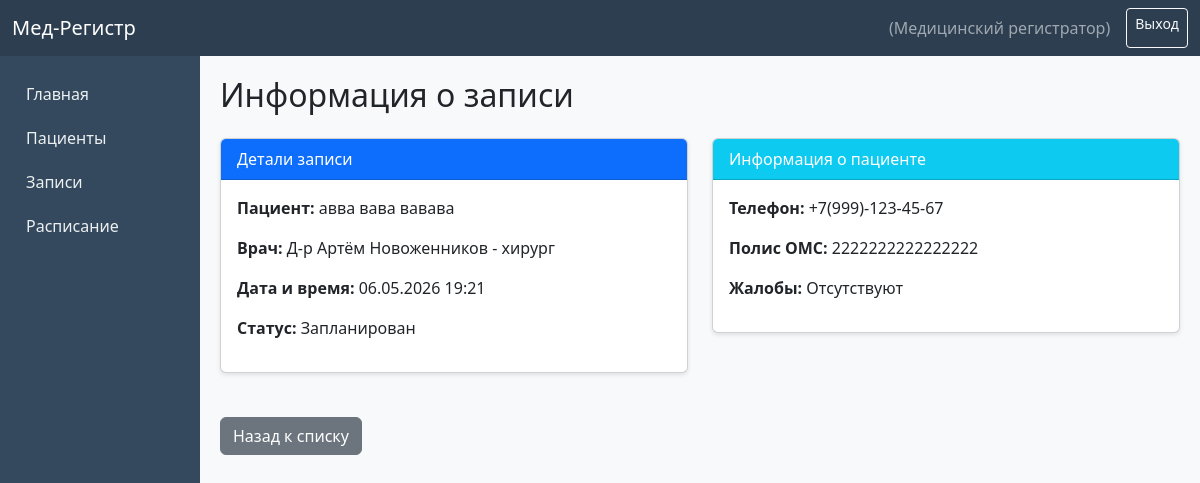
/appointments/1/ (signed in), run on the app's committed database.
### accounts/models.py (models this page shows, shortened)
class User(AbstractUser):
    ROLE_CHOICES = (
        ('registrator', 'Медицинский регистратор'),
        ('doctor', 'Врач'),
        ('admin', 'Администратор'),
    )
    role = models.CharField(
        max_length=20,
        choices=ROLE_CHOICES,
        default='registrator',
        verbose_name='Роль'
    )
    phone = models.CharField(
        max_length=20,
        blank=True,
        null=True,
        verbose_name='Телефон'
    )
    class Meta:
        verbose_name = 'Пользователь'
        verbose_name_plural = 'Пользователи'

### registry/models.py (models this page shows, shortened)
class Appointment(models.Model):
    STATUS_CHOICES = (
        ('scheduled', 'Запланирован'),
        ('completed', 'Завершен'),
        ('cancelled', 'Отменён'),
        ('no_show', 'Не явился'),
    )
    patient = models.ForeignKey(
        Patient,
        on_delete=models.CASCADE,
        related_name='appointments',
        verbose_name='Пациент'
    )
    doctor = models.ForeignKey(
        Doctor,
        on_delete=models.CASCADE,
        related_name='appointments',
        verbose_name='Врач'
    )
    schedule = models.ForeignKey(
        Schedule,
        on_delete=models.CASCADE,
        related_name='appointments',
        verbose_name='Расписание'
    )
    appointment_date = models.DateField(
        verbose_name='Дата приема'
    )
    appointment_time = models.TimeField(
        verbose_name='Время приема'
    )
    status = models.CharField(
        max_length=20,
        choices=STATUS_CHOICES,
        default='scheduled',
        verbose_name='Статус'
    )
    complaint = models.TextField(
        blank=True,
        verbose_name='Жалобы'
    )
    diagnosis = models.TextField(
        blank=True,
        verbose_name='Диагноз'
    )
    notes = models.TextField(
        blank=True,
        verbose_name='Заметки врача'
    )
    created_at = models.DateTimeField(
        auto_now_add=True,
        verbose_name='Дата создания записи'
    )
    updated_at = models.DateTimeField(
        auto_now=True,
        verbose_name='Дата обновления'
    )
    class Meta:
        verbose_name = 'Запись на приём'
        verbose_name_plural = 'Записи на приём'
        ordering = ['-appointment_date', '-appointment_time']

class Patient(models.Model):
    GENDER_CHOICES = (
        ('M', 'Мужской'),
        ('F', 'Женский'),
    )
    cyrillic_validator = RegexValidator(
        regex=r'^[а-яА-ЯёЁ\s]+$',
        message='ФИО должно содержать только символы кириллицы и пробелы'
    )
    phone_validator = RegexValidator(
        regex=r'^\+7\(\d{3}\)-\d{3}-\d{2}-\d{2}$',
        message='Телефон должен быть в формате +7(XXX)-XXX-XX-XX'
    )
    oms_validator = RegexValidator(
        regex=r'^\d{16}$',
        message='Полис ОМС должен содержать 16 цифр'
    )
    snils_validator = RegexValidator(
        regex=r'^\d{3}-\d{3}-\d{3} \d{2}$',
        message='СНИЛС должен быть в формате XXX-XXX-XXX XX'
    )
    last_name = models.CharField(
        max_length=100,
        validators=[cyrillic_validator],
        verbose_name='Фамилия'
    )
    first_name = models.CharField(
        max_length=100,
        validators=[cyrillic_validator],
        verbose_name='Имя'
    )
    middle_name = models.CharField(
        max_length=100,
        blank=True,
        validators=[cyrillic_validator],
        verbose_name='Отчество'
    )
    date_of_birth = models.DateField(
        verbose_name='Дата рождения'
    )
    gender = models.CharField(
        max_length=1,
        choices=GENDER_CHOICES,
        verbose_name='Пол'
    )
    address = models.TextField(
        verbose_name='Адрес'
    )
    phone = models.CharField(
        max_length=20,
        validators=[phone_validator],
        unique=True,
        verbose_name='Телефон'
    )
    oms_number = models.CharField(
        max_length=16,
        validators=[oms_validator],
        unique=True,
        verbose_name='Полис ОМС'
    )
    snils = models.CharField(
        max_length=15,
        validators=[snils_validator],
        unique=True,
        verbose_name='СНИЛС'
    )
    created_at = models.DateTimeField(
        auto_now_add=True,
        verbose_name='Дата регистрации'
    )
    updated_at = models.DateTimeField(
        auto_now=True,
        verbose_name='Дата обновления'
    )
    class Meta:
        verbose_name = 'Пациент'
        verbose_name_plural = 'Пациенты'
        ordering = ['last_name', 'first_name']
    @property
    def full_name(self):
        return f"{self.last_name} {self.first_name} {self.middle_name}"

class Doctor(models.Model):
    user = models.OneToOneField(
        'accounts.User',
        on_delete=models.CASCADE,
        related_name='doctor_profile',
        verbose_name='Пользователь'
    )
    specialty = models.CharField(
        max_length=100,
        verbose_name='Специальность'
    )
    cabinet = models.CharField(
        max_length=20,
        blank=True,
        verbose_name='Кабинет'
    )
    work_schedule = models.TextField(
        blank=True,
        verbose_name='График работы'
    )
    class Meta:
        verbose_name = 'Врач'
        verbose_name_plural = 'Врачи'
    def __str__(self):
        return f"Д-р {self.user.get_full_name()} - {self.specialty}"

### registry/views.py (the view)
# urls.py: path('appointments/<int:pk>/', views.appointment_detail, name='appointment_detail'),
@login_required
def appointment_detail(request, pk):
    appointment = get_object_or_404(Appointment, pk=pk)
    context = {'appointment': appointment}
    return render(request, 'registry/appointment_detail.html', context)

### registry/templates/registry/appointment_detail.html (shortened to what this page needs)
{% extends 'base.html' %}
{% block content %}
<h2 class="mb-4"> Информация о записи</h2>
<div class="row">
    <div class="col-md-6">
        <div class="card">
            <div class="card-header bg-primary text-white">Детали записи</div>
            <div class="card-body">
                <p><strong>Пациент:</strong> {{ appointment.patient.full_name }}</p>
                <p><strong>Врач:</strong> {{ appointment.doctor }}</p>
                <p><strong>Дата и время:</strong> {{ appointment.appointment_date|date:"d.m.Y" }} {{ appointment.appointment_time }}</p>
                <p><strong>Статус:</strong> {{ appointment.get_status_display }}</p>
            </div>
        </div>
    </div>
    <div class="col-md-6">
        <div class="card">
            <div class="card-header bg-info text-white">Информация о пациенте</div>
            <div class="card-body">
                <p><strong>Телефон:</strong> {{ appointment.patient.phone }}</p>
                <p><strong>Полис ОМС:</strong> {{ appointment.patient.oms_number }}</p>
                {% if appointment.complaint %}
                <p><strong>Жалобы:</strong> {{ appointment.complaint }}</p>
                {% endif %}
            </div>
        </div>
    </div>
</div>
<div class="mt-4">
    <a href="{% url 'registry:appointment_list' %}" class="btn btn-secondary"> Назад к списку</a>
</div>
{% endblock %}

### registry/templates/base.html (shortened to what this page needs)
<!DOCTYPE html>
<html lang="ru">
<head>
    <link href="https://cdn.jsdelivr.net/npm/bootstrap@5.3.0/dist/css/bootstrap.min.css" rel="stylesheet">
</head>
<body>
    <nav class="navbar navbar-expand-lg navbar-dark">
        <div class="container-fluid">
            <a class="navbar-brand" href="{% url 'registry:dashboard' %}">Мед-Регистр</a>
            {% if user.is_authenticated %}
            <div class="d-flex">
                <span class="navbar-text me-3">{{ user.get_full_name }} ({{ user.get_role_display }})</span>
                <a href="{% url 'accounts:logout' %}" class="btn btn-outline-light btn-sm">Выход</a>
            </div>
            {% endif %}
        </div>
    </nav>
    <div class="container-fluid">
        <div class="row">
            {% if user.is_authenticated %}
            <div class="col-md-2 sidebar p-3">
                <a href="{% url 'registry:dashboard' %}">Главная</a>
                {% if user.role == 'registrator' or user.role == 'admin' %}
                <a href="{% url 'registry:patient_list' %}">Пациенты</a>
                <a href="{% url 'registry:appointment_list' %}">Записи</a>
                <a href="{% url 'registry:schedule_list' %}">Расписание</a>
                {% endif %}
            </div>
            {% endif %}
            <div class="{% if user.is_authenticated %}col-md-10{% else %}col-12{% endif %} content">
                {% block content %}{% endblock %}
            </div>
        </div>
    </div>
</body>
</html>

### registry/templates/base.html (style rules this page uses)
body { background-color: #f8f9fa; }
.navbar { background-color: #2c3e50 !important; }
.sidebar { min-height: calc(100vh - 56px); background-color: #34495e; color: white; }
.sidebar a { color: #ecf0f1; text-decoration: none; display: block; padding: 10px; }
.content { padding: 20px; }
.card { margin-bottom: 20px; box-shadow: 0 2px 4px rgba(0,0,0,0.1); }

### data on the page
User: role "Медицинский регистратор"
Appointment: patient.full_name "авва вава вавава", doctor "Д-р Артём Новоженников - хирург", appointment_date "06.05.2026", appointment_time "19:21", status "Запланирован", patient.phone "+7(999)-123-45-67", patient.oms_number "2222222222222222", complaint "Отсутствуют"
